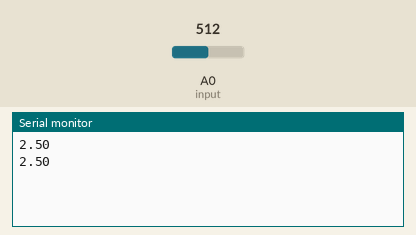
Bench run of a sketch on a simulated Arduino Uno, built with avr-gcc and run on an emulated ATmega328P. Shown: the last lines printed to the serial monitor. Inputs (shaded band) come from the test bench; at power-on: A0 (input) = 512.

Above: at 3.8 s.
3.9 s: A0 (input) set to 716
At 6.7 s:
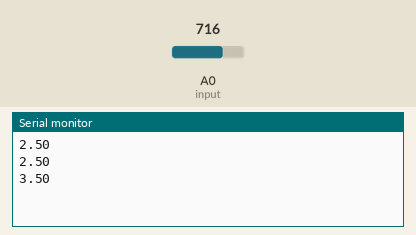
7.8 s: A0 (input) set to 900
At 10.2 s:
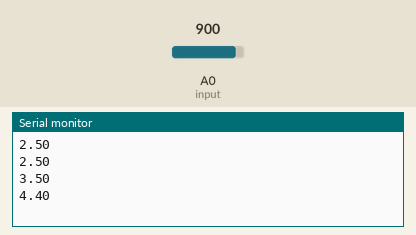
Timing chart, 0 to 11.7 s (numbered marks = the images above; inputs shaded):
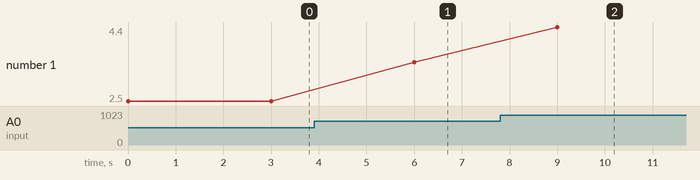

Measured:
- after the input at 3.9 s, the serial monitor: prints a new line after 2.1 s (image 1)
- after the input at 7.8 s, the serial monitor: prints a new line after 1.2 s (image 2)
- plotted number 1: 2.5 → 3.5 after the input at 3.9 s, 3.5 → 4.4 after the input at 7.8 s

The sketch:

photoresistor.ino
```cpp
int input=A0;
void setup() {
  // put your setup code here, to run once:
pinMode(input,INPUT);
Serial.begin(9600);       //setting up your serial monitor
}

void loop() {
  // put your main code here, to run repeatedly:
Serial.println(analogRead(input)*5.0/1023);   //reading from the input pin and scaling it as the ADC has values ranging from 0-1023 and Arduino has voltage range of 0-5 hence slope is equal to 5/1023
delay(3000);
}
```
